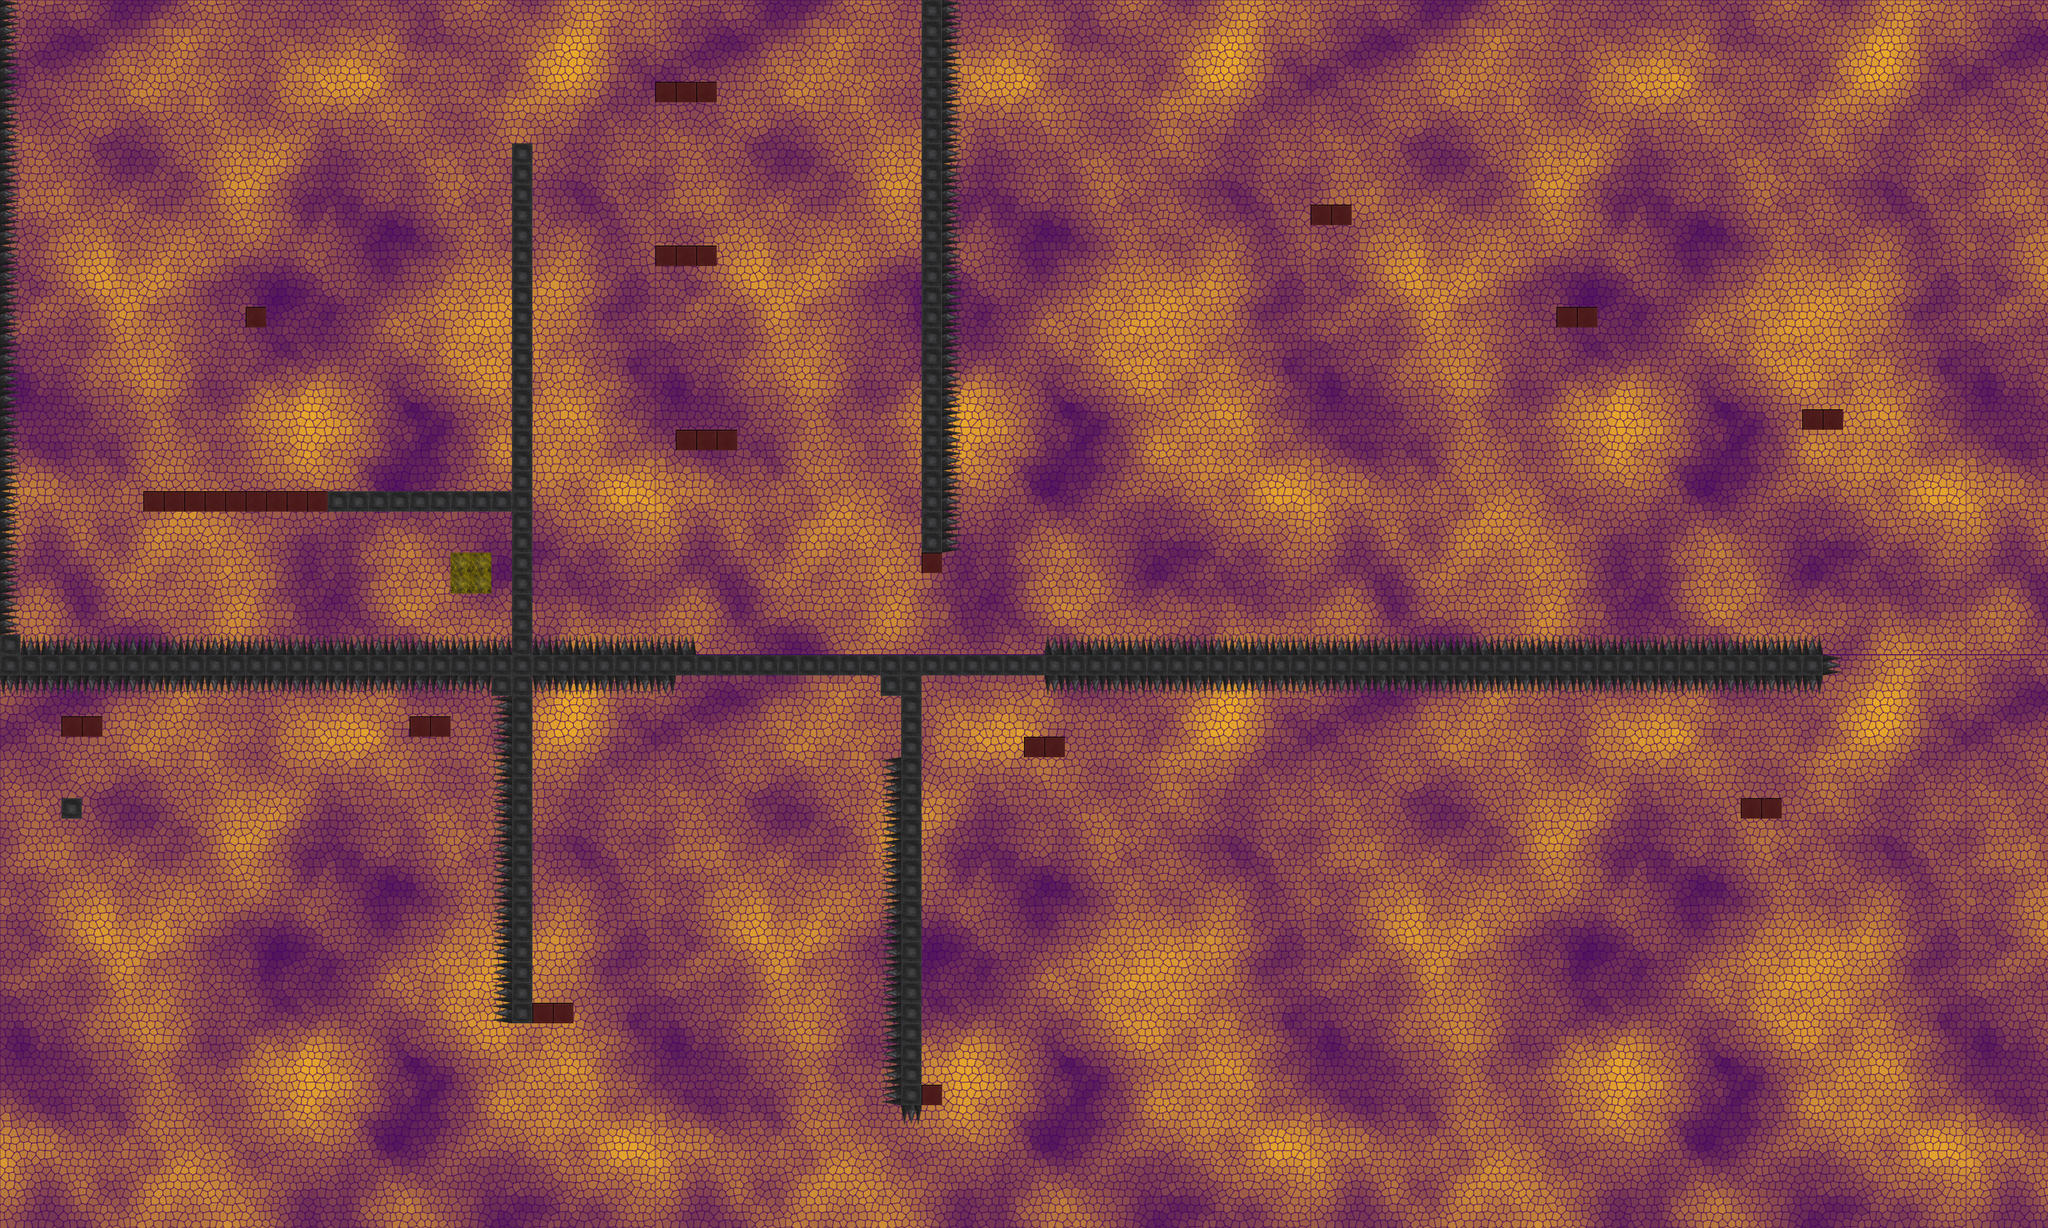

A 2D game scene composited from a Tiled map and its tileset images. What follows is a short description and the map's XML, with each tile layer's data collapsed to a summary:
An orthogonal 100x60 tile map with 32x32 px tiles, 7 tile layers (Background, Meta, Collision, Spike, ...), 8 tilesets.

<map version="1.0" orientation="orthogonal" renderorder="right-down" width="100" height="60" tilewidth="32" tileheight="32" nextobjectid="1">
 <tileset firstgid="1" name="bg11" tilewidth="32" tileheight="32">
  <image source="Materials/bg11.png" width="1024" height="1024" />
 </tileset>
 <tileset firstgid="1025" name="meta_tiles" tilewidth="32" tileheight="32">
  <image source="Materials/meta_tiles.png" width="67" height="34" />
 </tileset>
 <tileset firstgid="1027" name="spike" tilewidth="32" tileheight="32">
  <image source="Materials/spike.png" width="32" height="32" />
 </tileset>
 <tileset firstgid="1028" name="steel_small" tilewidth="32" tileheight="32">
  <image source="Materials/steel_small.png" width="32" height="32" />
 </tileset>
 <tileset firstgid="1029" name="stone_dark_small" tilewidth="32" tileheight="32">
  <image source="Materials/stone_dark_small.png" width="32" height="32" />
 </tileset>
 <tileset firstgid="1030" name="bg7" tilewidth="32" tileheight="32">
  <image source="Materials/bg7.png" width="1024" height="1024" />
 </tileset>
 <tileset firstgid="2054" name="Bg4" tilewidth="32" tileheight="32">
  <image source="Materials/Bg4.png" width="32" height="32" />
 </tileset>
 <tileset firstgid="2055" name="bg3" tilewidth="32" tileheight="32">
  <image source="Materials/bg3.png" width="32" height="32" />
 </tileset>
 <layer name="Background" width="100" height="60">
  <data>[6000 cells, 6000 non-empty, 1024 distinct tile ids]</data>
 </layer>
 <layer name="Meta" width="100" height="60">
  <data>[6000 cells, 37 non-empty, 1 distinct tile ids]</data>
 </layer>
 <layer name="Collision" width="100" height="60">
  <data>[6000 cells, 37 non-empty, 1 distinct tile ids]</data>
 </layer>
 <layer name="Spike" width="100" height="60">
  <data>[6000 cells, 232 non-empty, 1 distinct tile ids]</data>
 </layer>
 <layer name="Metal" width="100" height="60">
  <data>[6000 cells, 191 non-empty, 1 distinct tile ids]</data>
 </layer>
 <layer name="Goal" width="100" height="60">
  <data>[6000 cells, 4 non-empty, 1 distinct tile ids]</data>
 </layer>
 <layer name="Spawn" width="100" height="60">
  <data>[6000 cells, 1 non-empty, 1 distinct tile ids]</data>
 </layer>
</map>
